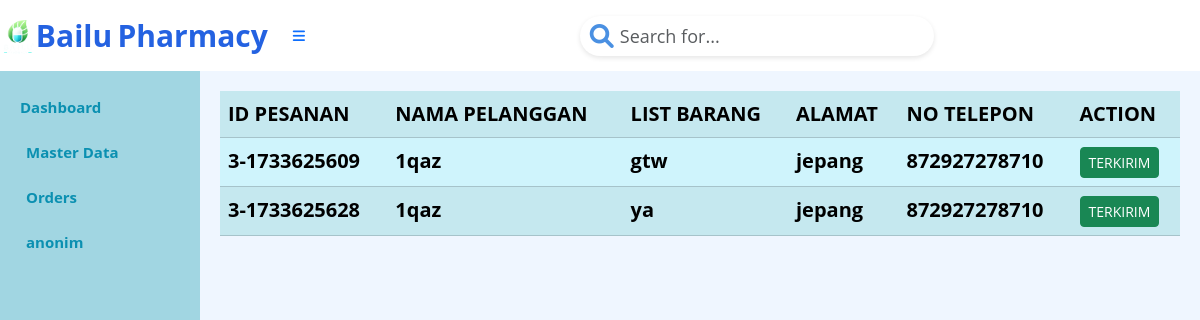
Before: /index.php?page=pesanan (signed in) with the older database file.
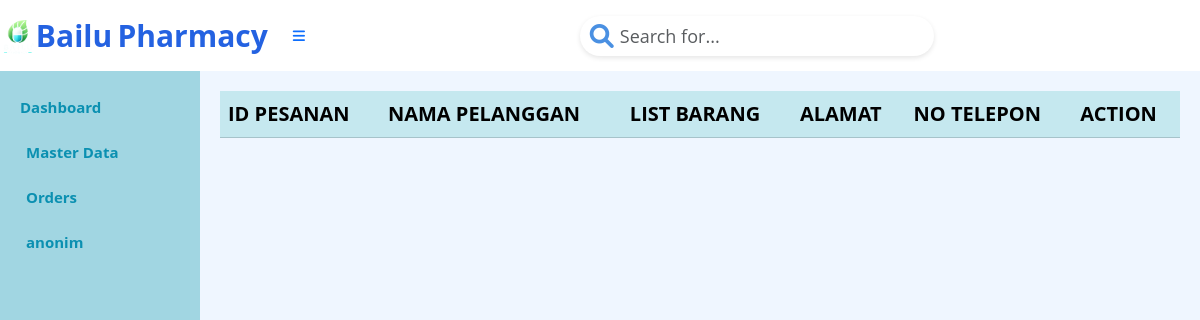
After: the same page with the newer database file.
### tables this page shows
CREATE TABLE `tb_pesanan` (
  `Id_pesanan` varchar(50) NOT NULL,
  `tanggal_pemesanan` date NOT NULL,
  `Total_item` int(8) NOT NULL,
  `Harga_total` int(8) NOT NULL,
  `Id_pelanggan` int(4) NOT NULL,
  `status` enum('DIBATALKAN','PENDING','SELESAI') NOT NULL,
  PRIMARY KEY (`Id_pesanan`),
  KEY `Id_pelanggan` (`Id_pelanggan`),
  CONSTRAINT `tb_pesanan_ibfk_1` FOREIGN KEY (`Id_pelanggan`) REFERENCES `tb_pelanggan` (`Id_pelanggan`)
);

CREATE TABLE `tb_pelanggan` (
  `Id_pelanggan` int(4) NOT NULL AUTO_INCREMENT,
  `username` varchar(15) NOT NULL,
  `email` varchar(15) NOT NULL,
  `no_tlp` varchar(15) NOT NULL,
  `alamat` varchar(10) NOT NULL,
  `password` varchar(15) NOT NULL,
  PRIMARY KEY (`Id_pelanggan`)
);

### pesanan.php (the view)
<?php
$mysqli = new mysqli("localhost", "root", "", "apotek");
$result = $mysqli->query("SELECT
            p.Id_pesanan AS ID_Pesanan,
            pl.username AS Nama_Pelanggan,
            GROUP_CONCAT(o.Nama_Obat SEPARATOR ', ') AS Daftar_Obat,
            pl.alamat AS Alamat,
            pl.no_tlp AS No_Telepon
        FROM
            tb_pesanan p
        JOIN
            tb_pelanggan pl ON p.Id_pelanggan = pl.Id_pelanggan
        JOIN
            tb_pesanan_detail pd ON p.Id_pesanan = pd.Id_pesanan
        JOIN
            tb_obat o ON pd.Id_obat = o.Id_Obat
        WHERE
    p.status = 'PENDING'
        GROUP BY
            p.Id_pesanan, pl.username, pl.alamat, pl.no_tlp");
?>
<table class="table table-info table-striped">
    <tr>
        <th>ID PESANAN</th>
        <th>NAMA PELANGGAN</th>
        <th>LIST BARANG</th>
        <th>ALAMAT</th>
        <th>NO TELEPON</th>
        <th>ACTION</th>
    </tr>
    <?php
    foreach ($result as $row) {
        echo "<tr>";
        echo "<td>";
        echo $row['ID_Pesanan'];
        echo "</td>";
        echo "<td>";
        echo $row['Nama_Pelanggan'];
        echo "</td>";
        echo "<td>";
        echo $row['Daftar_Obat'];
        echo "</td>";
        echo "<td>";
        echo $row['Alamat'];
        echo "</td>";
        echo "<td>";
        echo $row['No_Telepon'];
        echo "</td>";
        echo "<td>";
        echo "<form action='penjualan.action.php' method='POST' style='display:inline;'>
        <input type='hidden' name='action' value='process'>
        <input type='hidden' name='Id_pesanan' value='" . $row['ID_Pesanan'] . "'>
        <button type='submit' class='btn btn-success btn-sm'>TERKIRIM</button>
      </form>";
        echo "</tr>";
    }
    ?>
</table>

Changed rows visible on the page:
no longer on this page (row edited): tb_pesanan: Id_pesanan "3-1733625609", Id_pelanggan.username "1qaz", Daftar_Obat "gtw", Id_pelanggan.alamat "jepang", Id_pelanggan.no_tlp "872927278710"
no longer on this page (row edited): tb_pesanan: Id_pesanan "3-1733625628", Id_pelanggan.username "1qaz", Daftar_Obat "ya", Id_pelanggan.alamat "jepang", Id_pelanggan.no_tlp "872927278710"
